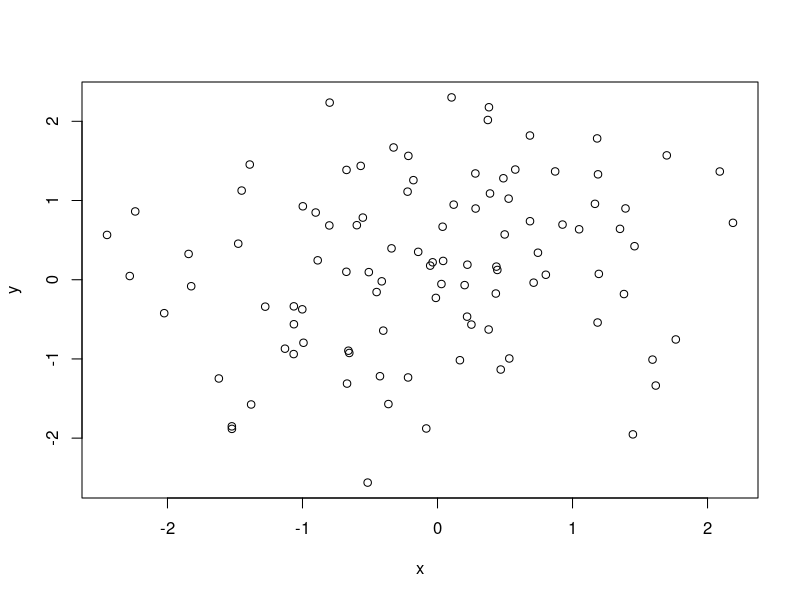

The R script that drew this image:
## ---- chunk 1
x <- rnorm(100)
y <- rnorm(100)
plot (x,y)
## ---- chunk 2
summary(x)
